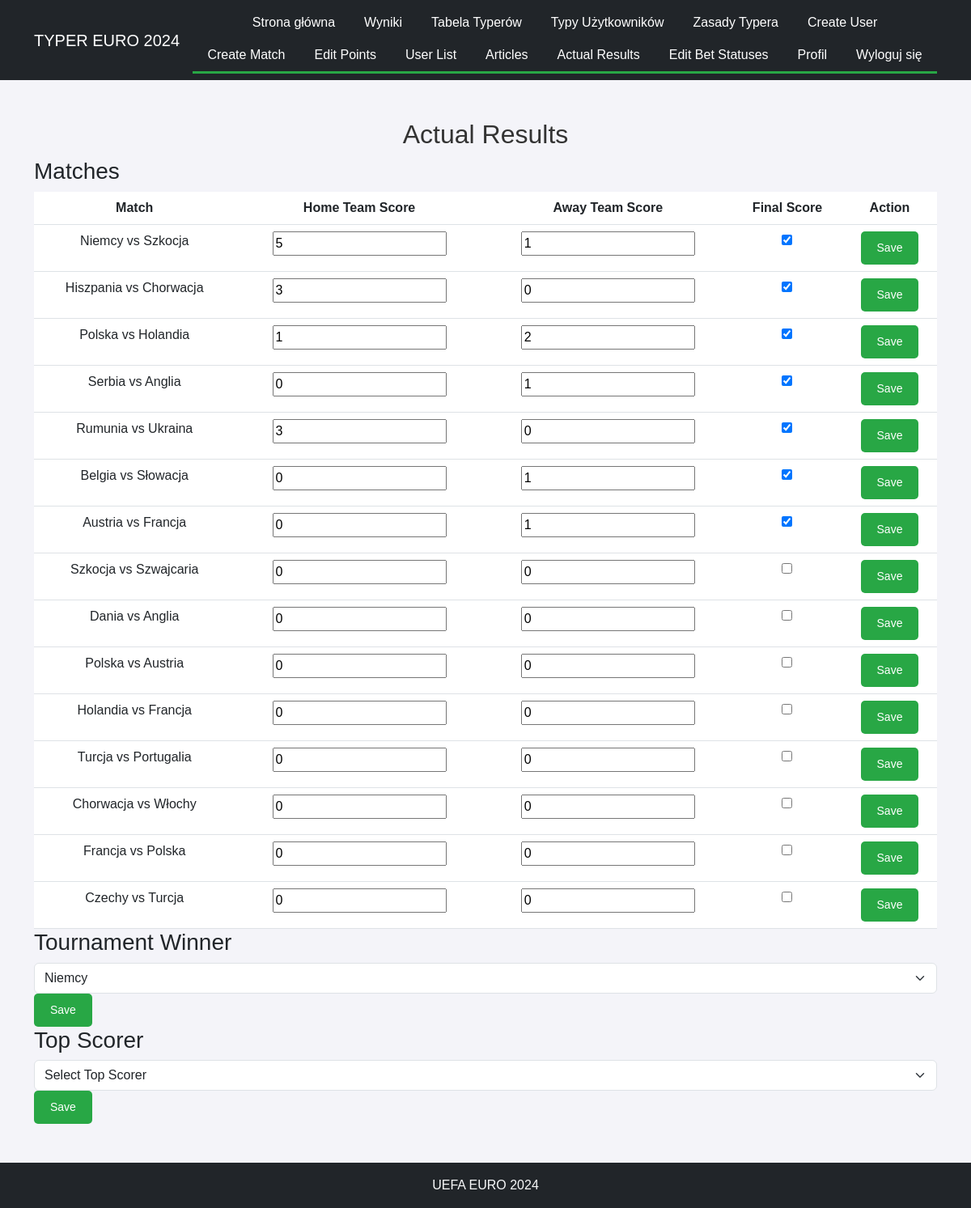
Before: /actual_results/ (signed in) with the older database file.
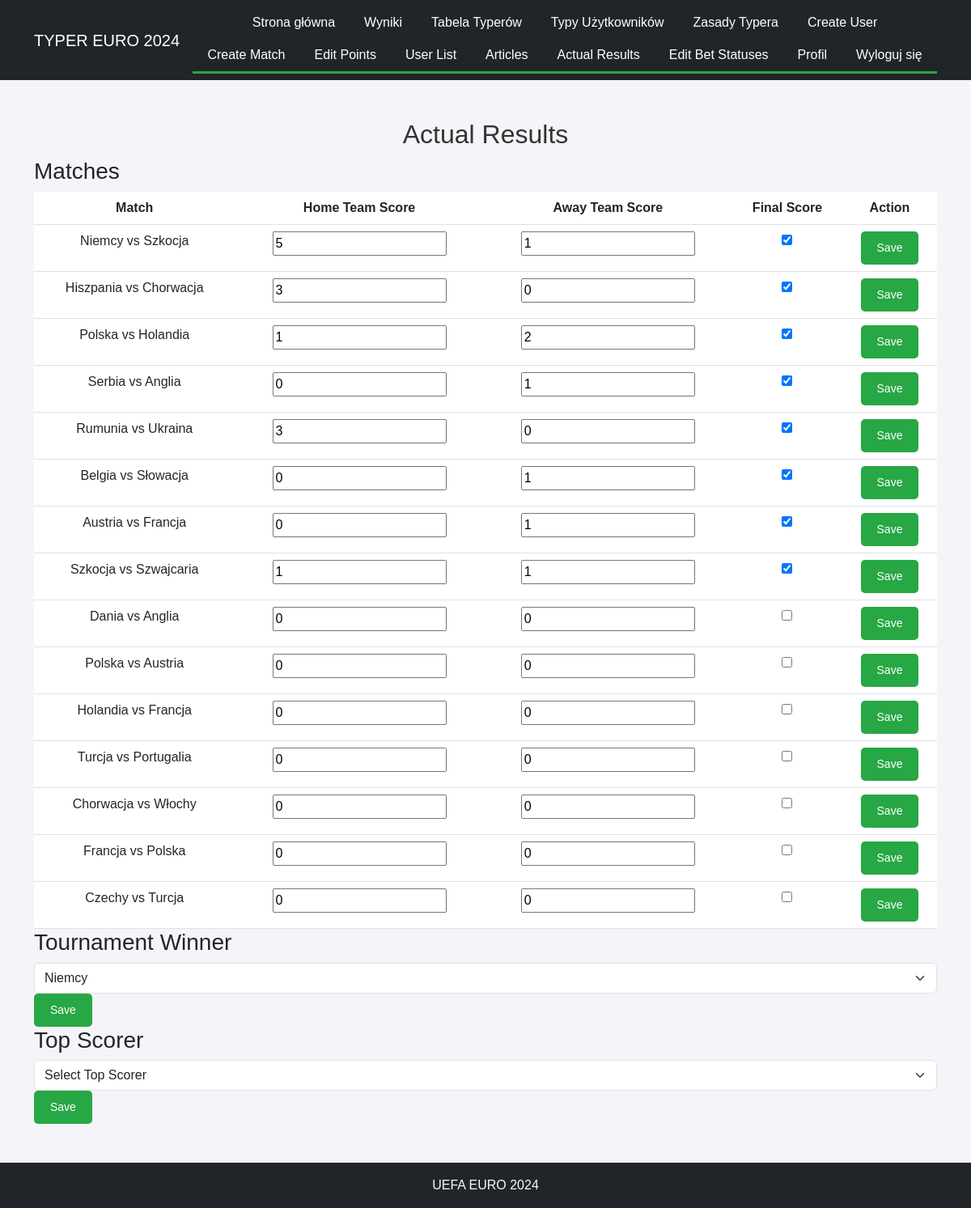
After: the same page with the newer database file.
### contest/models.py (models this page shows, shortened)
class Match(models.Model):
    group = models.CharField(max_length=2)
    home_team = models.CharField(max_length=100)
    away_team = models.CharField(max_length=100)
    date = models.DateTimeField()
    place = models.CharField(max_length=100)
    actual_home_team_score = models.IntegerField(null=True, blank=True, default=0)
    actual_away_team_score = models.IntegerField(null=True, blank=True, default=0)
    final_score = models.BooleanField(default=False)

### contest/views.py (the view, shortened to what this page needs)
# urls.py: path('actual_results/', views.actual_results, name='actual_results'),
@superuser_required
def actual_results(request):
    matches = Match.objects.all()
    teams = Team.objects.all()
    top_scorers = TopScorer.objects.all()
    tournament_results, created = TournamentResults.objects.get_or_create(id=1)
    selected_winner = tournament_results.winner_team
    selected_top_scorer = tournament_results.top_scorer
    context = {
        'matches': matches,
        'teams': teams,
        'top_scorers': top_scorers,
        'selected_winner': selected_winner,
        'selected_top_scorer': selected_top_scorer,
    }
    return render(request, 'actual_results.html', context)

### contest/templatetags/article_tags.py (called while the page is built)
@register.simple_tag
def get_articles():
    return Article.objects.all()

### contest/views.py (called while the page is built)
def superuser_required(view_func):
    decorated_view_func = user_passes_test(lambda u: u.is_superuser)(view_func)
    return decorated_view_func

### contest/templates/actual_results.html (shortened to what this page needs)
{% extends 'base.html' %}
{% block content %}
<h2>Actual Results</h2>
<h3>Matches</h3>
<form method="post">
    <table class="table">
        <thead>
            <tr>
                <th>Match</th>
                <th>Home Team Score</th>
                <th>Away Team Score</th>
                <th>Final Score</th>
                <th>Action</th>
            </tr>
        </thead>
        <tbody>
            {% for match in matches %}
                <tr>
                    <td>{{ match.home_team }} vs {{ match.away_team }}</td>
                    <td>
                        <input type="number" name="home_team_score_{{ match.id }}" value="{{ match.actual_home_team_score }}" class="input-score">
                    </td>
                    <td>
                        <input type="number" name="away_team_score_{{ match.id }}" value="{{ match.actual_away_team_score }}" class="input-score">
                    </td>
                    <td>
                        <input type="checkbox" name="final_score_{{ match.id }}" {% if match.final_score %}checked{% endif %}>
                    </td>
                    <td>
                        <button type="submit" name="save_match" value="{{ match.id }}" class="button">Save</button>
                    </td>
                </tr>
            {% endfor %}
        </tbody>
    </table>
</form>
<h3>Tournament Winner</h3>
<form method="post">
    <select name="winner_team" class="form-select">
        {% for team in teams %}
            <option value="{{ team.name }}" {% if selected_winner and selected_winner.name == team.name %}selected{% endif %}>
                {{ team.name }}
            </option>
        {% endfor %}
    </select>
    <button type="submit" name="save_winner" class="button">Save</button>
</form>
<h3>Top Scorer</h3>
<form method="post">
    <select name="top_scorer" class="form-select">
        <option value="">Select Top Scorer</option>
    </select>
    <button type="submit" name="save_top_scorer" class="button">Save</button>
</form>
{% endblock %}

Changed rows visible on the page:
changed Match "Szwajcaria": actual_home_team_score "0" → "1"; actual_away_team_score "0" → "1"; final_score "☐" → "☑"
